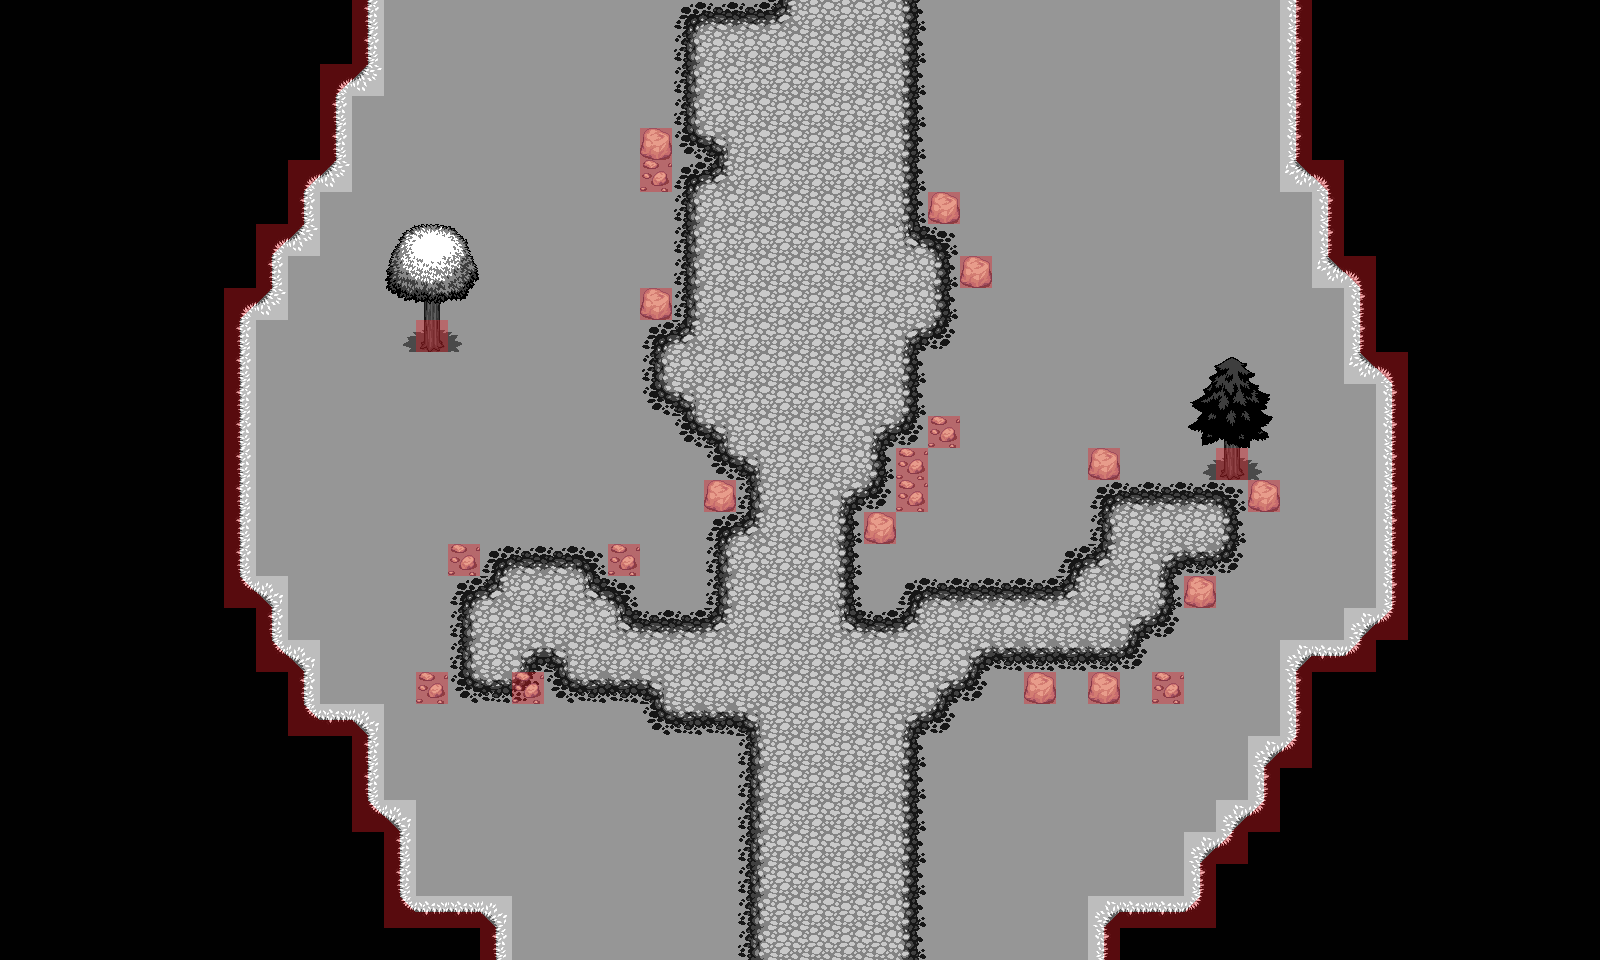

This is a level from a 2D game, rendered from its Tiled map with the project's own tilesets. A one-line summary and the map file follow, with tile-layer data summarised:
An orthogonal 50x30 tile map with 32x32 px tiles, 6 tile layers (Background, Ground, Overground, GroundObjects, ...), 53 tilesets and 18 objects.

<map version="1.0" orientation="orthogonal" renderorder="right-down" width="50" height="30" tilewidth="32" tileheight="32" nextobjectid="7">
 <tileset firstgid="1" name="col_half_right" tilewidth="32" tileheight="32" tilecount="1" columns="1">
  <image source="../col_half_right.png" width="32" height="32" />
  <tile id="0">
   <objectgroup draworder="index">
    <object id="2" x="16" y="0" width="16" height="32" />
   </objectgroup>
  </tile>
 </tileset>
 <tileset firstgid="2" name="col_half_left" tilewidth="32" tileheight="32" tilecount="1" columns="1">
  <image source="../col_half_left.png" width="32" height="32" />
  <tile id="0">
   <objectgroup draworder="index">
    <object id="1" x="0" y="0" width="16" height="32" />
   </objectgroup>
  </tile>
 </tileset>
 <tileset firstgid="3" name="col_half_bottom" tilewidth="32" tileheight="32" tilecount="1" columns="1">
  <image source="../col_half_bottom.png" width="32" height="32" />
  <tile id="0">
   <objectgroup draworder="index">
    <object id="1" x="0" y="16" width="32" height="16" />
   </objectgroup>
  </tile>
 </tileset>
 <tileset firstgid="4" name="col_half_top" tilewidth="32" tileheight="32" tilecount="1" columns="1">
  <image source="../col_half_top.png" width="32" height="32" />
  <tile id="0">
   <objectgroup draworder="index">
    <object id="1" x="0" y="0" width="32" height="16" />
   </objectgroup>
  </tile>
 </tileset>
 <tileset firstgid="5" name="water" tilewidth="32" tileheight="32" tilecount="18" columns="3">
  <image source="../LPC Base Assets/LPC Base Assets/tiles/water.png" width="96" height="192" />
 </tileset>
 <tileset firstgid="23" name="grass" tilewidth="32" tileheight="32" tilecount="18" columns="3">
  <image source="../LPC Base Assets/LPC Base Assets/tiles/grass.png" width="96" height="192" />
  <terraintypes>
   <terrain name="grass" tile="-1" />
  </terraintypes>
  <tile id="1" terrain="0,0,0," />
  <tile id="2" terrain="0,0,,0" />
  <tile id="4" terrain="0,,0,0" />
  <tile id="5" terrain=",0,0,0" />
  <tile id="6" terrain=",,,0" />
  <tile id="7" terrain=",,0,0" />
  <tile id="8" terrain=",,0," />
  <tile id="9" terrain=",0,,0" />
  <tile id="10" terrain="0,0,0,0" />
  <tile id="11" terrain="0,,0," />
  <tile id="12" terrain=",0,," />
  <tile id="13" terrain="0,0,," />
  <tile id="14" terrain="0,,," />
 </tileset>
 <tileset firstgid="41" name="col_triangle1" tilewidth="32" tileheight="32" tilecount="1" columns="1">
  <image source="../col_triangle1.png" width="32" height="32" />
  <tile id="0">
   <objectgroup draworder="index">
    <object id="1" x="32" y="15.9091">
     <polygon points="0,0 -16,15.9091 0,16.0909" />
    </object>
   </objectgroup>
  </tile>
 </tileset>
 <tileset firstgid="42" name="col_triangle2" tilewidth="32" tileheight="32" tilecount="1" columns="1">
  <image source="../col_triangle2.png" width="32" height="32" />
  <tile id="0">
   <objectgroup draworder="index">
    <object id="1" x="0.181818" y="15.8182">
     <polygon points="0,0 16,16.0909 -0.181818,16.1818" />
    </object>
   </objectgroup>
  </tile>
 </tileset>
 <tileset firstgid="43" name="col_triangle3" tilewidth="32" tileheight="32" tilecount="1" columns="1">
  <image source="../col_triangle3.png" width="32" height="32" />
  <tile id="0">
   <objectgroup draworder="index">
    <object id="1" x="-0.181818" y="15.7273">
     <polygon points="0,0 16.1818,-15.7273 0.181818,-15.7273" />
    </object>
   </objectgroup>
  </tile>
 </tileset>
 <tileset firstgid="44" name="col_triangle4" tilewidth="32" tileheight="32" tilecount="1" columns="1">
  <image source="../col_triangle4.png" width="32" height="32" />
  <tile id="0">
   <objectgroup draworder="index">
    <object id="1" x="16.0909" y="0">
     <polygon points="0,0 15.8182,16 15.9091,0" />
    </object>
   </objectgroup>
  </tile>
 </tileset>
 <tileset firstgid="45" name="col_triangle_inv4" tilewidth="32" tileheight="32" tilecount="1" columns="1">
  <image source="../col_triangle_inv4.png" width="32" height="32" />
  <tile id="0">
   <objectgroup draworder="index">
    <object id="2" x="16.0909" y="0">
     <polygon points="0,0 15.9091,0 15.9091,32 -16.0909,32 -16.2727,16.4545" />
    </object>
   </objectgroup>
  </tile>
 </tileset>
 <tileset firstgid="46" name="col_triangle_inv1" tilewidth="32" tileheight="32" tilecount="1" columns="1">
  <image source="../col_triangle_inv1.png" width="32" height="32" />
  <tile id="0">
   <objectgroup draworder="index">
    <object id="1" x="-0.0909091" y="-0.0909091">
     <polyline points="0,0 15.7273,-0.0909091 32,16.0909 32.0909,32.0909 0.0909091,32.0909 0.0909091,0.0909091" />
    </object>
   </objectgroup>
  </tile>
 </tileset>
 <tileset firstgid="47" name="col_triangle_inv2" tilewidth="32" tileheight="32" tilecount="1" columns="1">
  <image source="../col_triangle_inv2.png" width="32" height="32" />
  <tile id="0">
   <objectgroup draworder="index">
    <object id="1" x="0.272727" y="-0.0909091">
     <polyline points="0,0 31.7273,0.0909091 31.7273,15.8182 15.8182,32 -0.272727,32.0909 -0.272727,0.0909091" />
    </object>
   </objectgroup>
  </tile>
 </tileset>
 <tileset firstgid="48" name="col_triangle_inv3" tilewidth="32" tileheight="32" tilecount="1" columns="1">
  <image source="../col_triangle_inv3.png" width="32" height="32" />
  <tile id="0">
   <objectgroup draworder="index">
    <object id="1" x="0" y="-0.0909091">
     <polyline points="0,0 32,0.0909091 32,32.0909 16.1818,32 0.0909091,16 0,0.0909091" />
    </object>
   </objectgroup>
  </tile>
 </tileset>
 <tileset firstgid="49" name="cement" tilewidth="32" tileheight="32" tilecount="18" columns="3">
  <image source="../LPC Base Assets/LPC Base Assets/tiles/cement.png" width="96" height="192" />
 </tileset>
 <tileset firstgid="67" name="cementstair" tilewidth="32" tileheight="32" tilecount="20" columns="5">
  <image source="../LPC Base Assets/LPC Base Assets/tiles/cementstair.png" width="160" height="128" />
 </tileset>
 <tileset firstgid="87" name="chests" tilewidth="32" tileheight="32" tilecount="6" columns="2">
  <image source="../LPC Base Assets/LPC Base Assets/tiles/chests.png" width="64" height="96" />
 </tileset>
 <tileset firstgid="93" name="country" tilewidth="32" tileheight="32" tilecount="20" columns="5">
  <image source="../LPC Base Assets/LPC Base Assets/tiles/country.png" width="160" height="128" />
 </tileset>
 <tileset firstgid="113" name="cup" tilewidth="32" tileheight="32" tilecount="2" columns="1">
  <image source="../LPC Base Assets/LPC Base Assets/tiles/cup.png" width="32" height="64" />
 </tileset>
 <tileset firstgid="115" name="dirt" tilewidth="32" tileheight="32" tilecount="18" columns="3">
  <image source="../LPC Base Assets/LPC Base Assets/tiles/dirt.png" width="96" height="192" />
  <terraintypes>
   <terrain name="dirt" tile="-1" />
  </terraintypes>
  <tile id="1" terrain="0,0,0," />
  <tile id="2" terrain="0,0,,0" />
  <tile id="4" terrain="0,,0,0" />
  <tile id="5" terrain=",0,0,0" />
  <tile id="6" terrain=",,,0" />
  <tile id="7" terrain=",,0,0" />
  <tile id="8" terrain=",,0," />
  <tile id="9" terrain=",0,,0" />
  <tile id="10" terrain="0,0,0,0" />
  <tile id="11" terrain="0,,0," />
  <tile id="12" terrain=",0,," />
  <tile id="13" terrain="0,0,," />
  <tile id="14" terrain="0,,," />
 </tileset>
 <tileset firstgid="133" name="dirt2" tilewidth="32" tileheight="32" tilecount="18" columns="3">
  <image source="../LPC Base Assets/LPC Base Assets/tiles/dirt2.png" width="96" height="192" />
 </tileset>
 <tileset firstgid="151" name="dungeon" tilewidth="32" tileheight="32" tilecount="104" columns="13">
  <image source="../LPC Base Assets/LPC Base Assets/tiles/dungeon.png" width="416" height="256" />
 </tileset>
 <tileset firstgid="255" name="grass" tilewidth="32" tileheight="32" tilecount="18" columns="3">
  <image source="../LPC Base Assets/LPC Base Assets/tiles/grass.png" width="96" height="192" />
 </tileset>
 <tileset firstgid="273" name="grassalt" tilewidth="32" tileheight="32" tilecount="18" columns="3">
  <image source="../LPC Base Assets/LPC Base Assets/tiles/grassalt.png" width="96" height="192" />
  <terraintypes>
   <terrain name="grass2" tile="-1" />
  </terraintypes>
  <tile id="1" terrain="0,0,0," />
  <tile id="2" terrain="0,0,,0" />
  <tile id="4" terrain="0,,0,0" />
  <tile id="5" terrain=",0,0,0" />
  <tile id="6" terrain=",,,0" />
  <tile id="7" terrain=",,0,0" />
  <tile id="8" terrain=",,0," />
  <tile id="9" terrain=",0,,0" />
  <tile id="10" terrain="0,0,0,0" />
  <tile id="11" terrain="0,,0," />
  <tile id="12" terrain=",0,," />
  <tile id="13" terrain="0,0,," />
  <tile id="14" terrain="0,,," />
 </tileset>
 <tileset firstgid="291" name="hole" tilewidth="32" tileheight="32" tilecount="18" columns="3">
  <image source="../LPC Base Assets/LPC Base Assets/tiles/hole.png" width="96" height="192" />
 </tileset>
 <tileset firstgid="309" name="holek" tilewidth="32" tileheight="32" tilecount="18" columns="3">
  <image source="../LPC Base Assets/LPC Base Assets/tiles/holek.png" width="96" height="192" />
 </tileset>
 <tileset firstgid="327" name="holemid" tilewidth="32" tileheight="32" tilecount="18" columns="3">
  <image source="../LPC Base Assets/LPC Base Assets/tiles/holemid.png" width="96" height="192" />
 </tileset>
 <tileset firstgid="345" name="house" tilewidth="32" tileheight="32" tilecount="63" columns="9">
  <image source="../LPC Base Assets/LPC Base Assets/tiles/house.png" width="288" height="224" />
 </tileset>
 <tileset firstgid="408" name="inside" tilewidth="32" tileheight="32" tilecount="100" columns="10">
  <image source="../LPC Base Assets/LPC Base Assets/tiles/inside.png" width="320" height="320" />
 </tileset>
 <tileset firstgid="508" name="kitchen" tilewidth="32" tileheight="32" tilecount="8" columns="2">
  <image source="../LPC Base Assets/LPC Base Assets/tiles/kitchen.png" width="64" height="128" />
 </tileset>
 <tileset firstgid="516" name="lava" tilewidth="32" tileheight="32" tilecount="18" columns="3">
  <image source="../LPC Base Assets/LPC Base Assets/tiles/lava.png" width="96" height="192" />
 </tileset>
 <tileset firstgid="534" name="lavarock" tilewidth="32" tileheight="32" tilecount="18" columns="3">
  <image source="../LPC Base Assets/LPC Base Assets/tiles/lavarock.png" width="96" height="192" />
 </tileset>
 <tileset firstgid="552" name="mountains" tilewidth="32" tileheight="32" tilecount="108" columns="12">
  <image source="../LPC Base Assets/LPC Base Assets/tiles/mountains.png" width="384" height="288" />
 </tileset>
 <tileset firstgid="660" name="rock" tilewidth="32" tileheight="32" tilecount="2" columns="2">
  <image source="../LPC Base Assets/LPC Base Assets/tiles/rock.png" width="64" height="32" />
 </tileset>
 <tileset firstgid="662" name="signs" tilewidth="32" tileheight="32" tilecount="6" columns="3">
  <image source="../LPC Base Assets/LPC Base Assets/tiles/signs.png" width="96" height="64" />
 </tileset>
 <tileset firstgid="668" name="stairs" tilewidth="32" tileheight="32" tilecount="112" columns="8">
  <image source="../LPC Base Assets/LPC Base Assets/tiles/stairs.png" width="256" height="448" />
 </tileset>
 <tileset firstgid="780" name="treetop" tilewidth="32" tileheight="32" tilecount="42" columns="6">
  <image source="../LPC Base Assets/LPC Base Assets/tiles/treetop.png" width="192" height="224" />
 </tileset>
 <tileset firstgid="822" name="trunk" tilewidth="32" tileheight="32" tilecount="18" columns="6">
  <image source="../LPC Base Assets/LPC Base Assets/tiles/trunk.png" width="192" height="96" />
 </tileset>
 <tileset firstgid="840" name="victoria" tilewidth="32" tileheight="32" tilecount="55" columns="11">
  <image source="../LPC Base Assets/LPC Base Assets/tiles/victoria.png" width="352" height="160" />
 </tileset>
 <tileset firstgid="895" name="water" tilewidth="32" tileheight="32" tilecount="18" columns="3">
  <image source="../LPC Base Assets/LPC Base Assets/tiles/water.png" width="96" height="192" />
 </tileset>
 <tileset firstgid="913" name="waterfall" tilewidth="32" tileheight="32" tilecount="15" columns="3">
  <image source="../LPC Base Assets/LPC Base Assets/tiles/waterfall.png" width="96" height="160" />
 </tileset>
 <tileset firstgid="928" name="watergrass" tilewidth="32" tileheight="32" tilecount="18" columns="3">
  <image source="../LPC Base Assets/LPC Base Assets/tiles/watergrass.png" width="96" height="192" />
 </tileset>
 <tileset firstgid="946" name="barrel" tilewidth="32" tileheight="32" tilecount="8" columns="4">
  <image source="../LPC Base Assets/LPC Base Assets/tiles/barrel.png" width="128" height="64" />
 </tileset>
 <tileset firstgid="954" name="brackish" tilewidth="32" tileheight="32" tilecount="18" columns="3">
  <image source="../LPC Base Assets/LPC Base Assets/tiles/brackish.png" width="96" height="192" />
 </tileset>
 <tileset firstgid="972" name="bridges" tilewidth="32" tileheight="32" tilecount="42" columns="6">
  <image source="../LPC Base Assets/LPC Base Assets/tiles/bridges.png" width="192" height="224" />
 </tileset>
 <tileset firstgid="1014" name="buckets" tilewidth="32" tileheight="32" tilecount="6" columns="3">
  <image source="../LPC Base Assets/LPC Base Assets/tiles/buckets.png" width="96" height="64" />
 </tileset>
 <tileset firstgid="1020" name="cabinets" tilewidth="32" tileheight="32" tilecount="78" columns="6">
  <image source="../LPC Base Assets/LPC Base Assets/tiles/cabinets.png" width="192" height="416" />
 </tileset>
 <tileset firstgid="1098" name="castle_lightsources" tilewidth="32" tileheight="32" tilecount="20" columns="5">
  <image source="../LPC Base Assets/LPC Base Assets/tiles/castle_lightsources.png" width="160" height="128" />
 </tileset>
 <tileset firstgid="1118" name="castle_outside" tilewidth="32" tileheight="32" tilecount="187" columns="17">
  <image source="../LPC Base Assets/LPC Base Assets/tiles/castle_outside.png" width="544" height="352" />
 </tileset>
 <tileset firstgid="1305" name="castlefloors" tilewidth="32" tileheight="32" tilecount="100" columns="10">
  <image source="../LPC Base Assets/LPC Base Assets/tiles/castlefloors.png" width="320" height="320" />
 </tileset>
 <tileset firstgid="1405" name="castlefloors_outside" tilewidth="32" tileheight="32" tilecount="20" columns="4">
  <image source="../LPC Base Assets/LPC Base Assets/tiles/castlefloors_outside.png" width="128" height="160" />
 </tileset>
 <tileset firstgid="1425" name="castlewalls" tilewidth="32" tileheight="32" tilecount="180" columns="12">
  <image source="../LPC Base Assets/LPC Base Assets/tiles/castlewalls.png" width="384" height="480" />
 </tileset>
 <tileset firstgid="1605" name="red_tile" tilewidth="32" tileheight="32" tilecount="1" columns="1">
  <image source="../red_tile.png" width="32" height="32" />
  <tile id="0">
   <objectgroup draworder="index">
    <object id="1" x="0" y="0" width="32" height="32" />
   </objectgroup>
  </tile>
 </tileset>
 <layer name="Background" width="50" height="30">
  <properties>
   <property name="unity:sortingLayerName" value="Background" />
  </properties>
  <data>[1500 cells, 1500 non-empty, 1 distinct tile ids]</data>
 </layer>
 <layer name="Ground" width="50" height="30">
  <properties>
   <property name="unity:sortingLayerName" value="Ground" />
  </properties>
  <data>[1500 cells, 978 non-empty, 12 distinct tile ids]</data>
 </layer>
 <layer name="Overground" width="50" height="30">
  <properties>
   <property name="unity:sortingLayerName" value="Overground" />
  </properties>
  <data>[1500 cells, 294 non-empty, 13 distinct tile ids]</data>
 </layer>
 <layer name="GroundObjects" width="50" height="30">
  <properties>
   <property name="unity:sortingLayerName" value="GroundObjects" />
  </properties>
  <data>[1500 cells, 32 non-empty, 8 distinct tile ids]</data>
 </layer>
 <layer name="TopObjects" width="50" height="30">
  <properties>
   <property name="unity:sortingLayerName" value="TopObjects" />
  </properties>
  <data>[1500 cells, 18 non-empty, 18 distinct tile ids]</data>
 </layer>
 <layer name="Collision" width="50" height="30" opacity="0.37">
  <data>[1500 cells, 106 non-empty, 12 distinct tile ids]</data>
 </layer>
 <objectgroup name="Spawns">
  <properties>
   <property name="unity:tag" value="SpawnLayer" />
  </properties>
  <object id="1" x="387.667" y="466.333" width="230" height="230">
   <properties>
    <property name="SpawnName" value="Enemy" />
    <property name="SpawnNumber" value="3" />
   </properties>
   <ellipse />
  </object>
  <object id="2" x="1139.67" y="473" width="100" height="100">
   <properties>
    <property name="SpawnName" value="Enemy" />
    <property name="SpawnNumberMax" value="2" />
    <property name="SpawnNumberMin" value="1" />
   </properties>
   <ellipse />
  </object>
  <object id="3" x="827.5" y="922" width="10" height="10">
   <properties>
    <property name="SpawnName" value="Player" />
    <property name="SpawnNumber" value="1" />
   </properties>
   <ellipse />
  </object>
 </objectgroup>
 <objectgroup name="Doors">
  <properties>
   <property name="unity:tag" value="DoorsLayer" />
  </properties>
  <object id="4" x="671" y="-61.6667" width="268" height="62.6667">
   <properties>
    <property name="DoorType" value="Up" />
   </properties>
  </object>
  <object id="5" x="745.667" y="958.333" width="172" height="38">
   <properties>
    <property name="DoorType" value="Down" />
   </properties>
  </object>
 </objectgroup>
</map>
